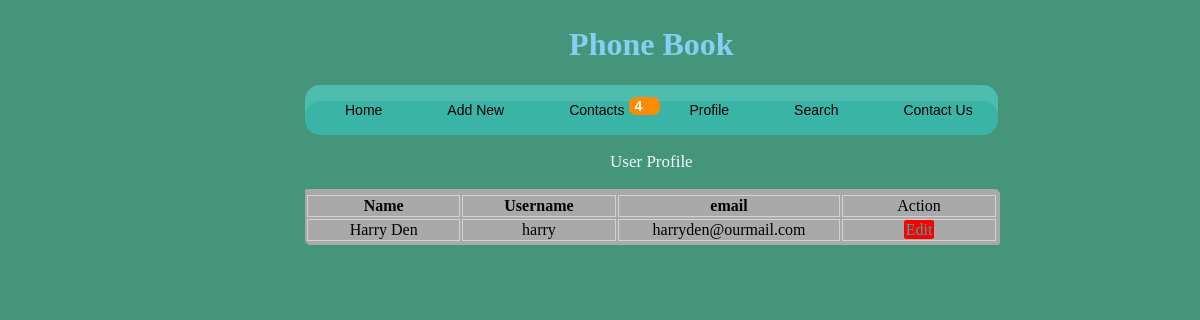
The page /viewProfile.php (signed in) on the database its author committed.
### tables this page shows
CREATE TABLE IF NOT EXISTS `userdetails` (
`contact_id` int(11) NOT NULL COMMENT 'Primary Key',
  `name` varchar(255) NOT NULL,
  `username` varchar(255) NOT NULL,
  `email` varchar(255) NOT NULL,
  `password` varchar(255) NOT NULL
);

### viewProfile.php (the view, shortened to what this page needs)
<html>
<head>
<link rel="stylesheet" href="style.css">
</head>
<body>
  <div id="main">
  <h1> Phone Book</h1>
  <?php  include_once 'menu-main.php';?>
    <p class="prof"> User Profile</p>
   <table class=" viewtabl" >
  <th>
  <tr>
  <td><strong>Name</strong></td>
  <td><strong>Username</strong></td>
  <td><strong>email</strong></td>
  <td>Action</td>
  </tr>
  </th>
  <?php
   require_once 'db.php';
   $query = "SELECT * FROM userdetails where contact_id= '".$_SESSION['contact_id']."'";
    $result = mysqli_query($con,$query);
	 $row = @mysqli_fetch_assoc($result)?>
  <tr>
  <td> <?php echo $row["name"];?></td>
  <td><?php echo $row["username"];?></td>
  <td><?php echo $row["email"];?></td>
  <td>
 <a href="editProfile.php?editProfile=<?php echo $row["contact_id"]; ?> "id="edt">Edit</a>
  </td>
  </tr>
	 </table>
	   </div>
</body>
</html>

### style.css (style rules this page uses)
body { margin:0px; padding:0px; background: #45957a; }
div#main { position: absolute; left: 25%; padding: 5px; }
#main h1 { text-transform:capitalize; text-align: center; color: #83d0f2; }
p.prof { text-align: center; color: honeydew; font-size: 17px; }
table.viewtabl { width: 100%; background: darkgray; border-radius: 2px; box-shadow: 2px 2px darkgrey; }
.viewtabl td { border: 1px solid lightgray; width: 104px; text-align: center; }
table.viewtabl td.ev a#del ,a#edt { background-color: red; padding: 1px 2px; text-align: center; border-radius: 2px; text-decoration: none; margin: 2px 2px; color: lightseagreen; }

### rows shown on the page
userdetails: name "Harry Den", username "harry", email "harryden@ourmail.com"

### other values the page prints
$row "4"
